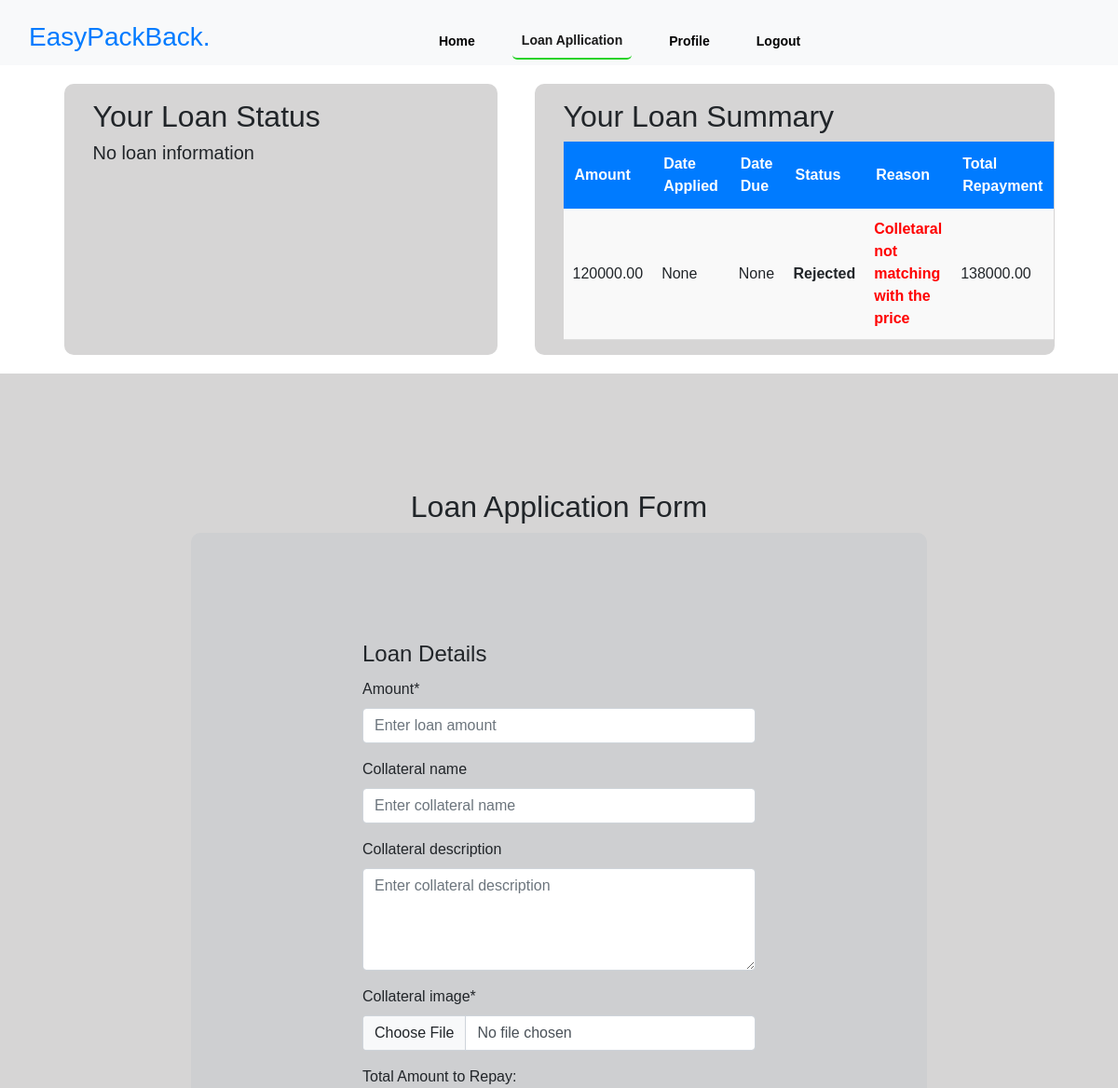
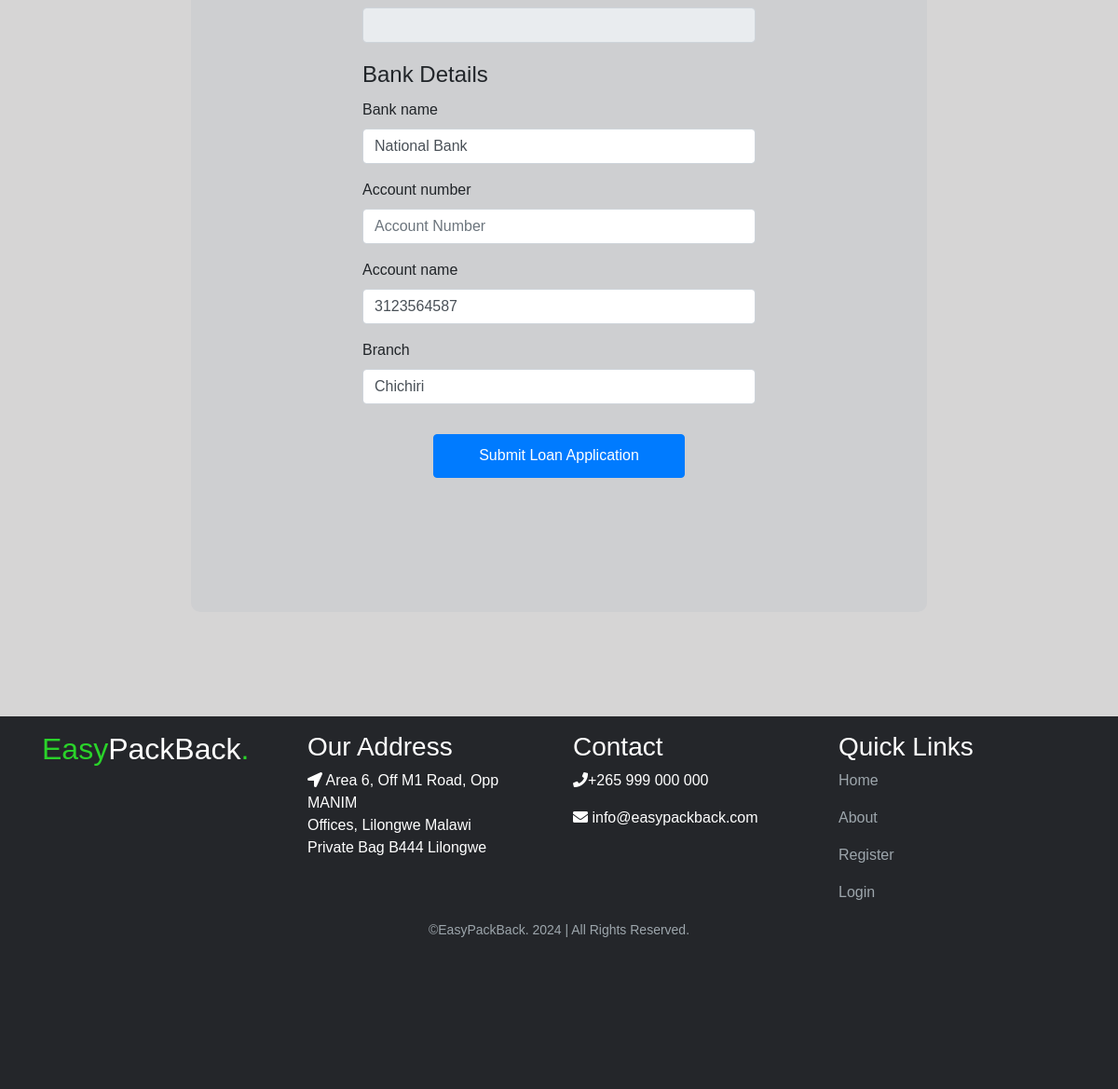
The page /loan/ (signed in) on the database its author committed (2 pictures, top to bottom).
### core/models.py (models this page shows, shortened)
class Loan(models.Model):
    STATUS_CHOICES = (
        ('Pending', 'Pending'),
        ('Approved', 'Approved'),
        ('Rejected', 'Rejected'),
    )
    member = models.ForeignKey(Member, on_delete=models.SET_NULL, null=True)
    amount = models.DecimalField(max_digits=10, decimal_places=2)
    collateral_description = models.CharField(max_length=255, blank=True, null=True)
    collateral_name = models.CharField(max_length=255, blank=True, null=True)
    collateral_image = models.ImageField(upload_to='collateral_images/', default=None)
    date_issued = models.DateField(null=True, blank=True, help_text="Date the loan was issued")
    status = models.CharField(max_length=10, choices=STATUS_CHOICES, default='Pending')
    date_due = models.DateField(null=True, blank=True)
    interest_rate = models.DecimalField(max_digits=5, decimal_places=2, default=15)
    total_repayable = models.DecimalField(max_digits=10, decimal_places=2, null=True, blank=True)
    penalty_rate = models.DecimalField(max_digits=5, decimal_places=2, default=2.50)
    repaid = models.BooleanField(default=False)
    amount_paid = models.DecimalField(max_digits=10, decimal_places=2, default=Decimal('0.00'))  # Track repayments
    rejection_reason = models.CharField(max_length=255,null=True, blank=True)  # Add field for rejection reason
    REQUIRED_APPROVALS = 2  # Define the number of required approvals

class PersonalBankDetail(models.Model):
    member = models.OneToOneField(Member, on_delete=models.SET_NULL, null=True, related_name='bank_details')
    bank_name = models.CharField(max_length=100, blank=True, null=True)
    account_number = models.CharField(max_length=50, blank=True, null=True)
    account_name = models.CharField(max_length=100, blank=True, null=True)
    branch = models.CharField(max_length=100, blank=True, null=True)

### core/views.py (the view)
# urls.py: path('loan/', views.loans, name="loans"),
@login_required
def loans(request):
    user = request.user
    total_pending_loans = Loan.objects.filter(status='Pending').count()
    outstanding_loans = Loan.objects.filter(
        member=user, repaid=False
    ).exclude(status__in=['Rejected', 'Paid']).first()
    rejected_loan = Loan.objects.filter(member=user, status='Rejected').first()
    pending_loan = Loan.objects.filter(member=user, status='Pending').first()
    outstanding_amount = Decimal('0.00')
    interest_amount = Decimal('0.00')
    due_date = None
    status = None
    approved_amount = Decimal('0.00')
    if outstanding_loans:
        outstanding_amount = outstanding_loans.total_repayable - outstanding_loans.amount_paid
        interest_amount = outstanding_loans.total_repayable - outstanding_loans.amount  # Interest part
        due_date = outstanding_loans.date_due
        status = outstanding_loans.status
        approved_amount = outstanding_loans.amount
    user_loans = Loan.objects.filter(member=user).order_by('-date_issued')
    try:
        personal_details = PersonalBankDetail.objects.get(member=user)
    except PersonalBankDetail.DoesNotExist:
        personal_details = None
    show_loan_form = not outstanding_loans and not pending_loan
    if request.method == 'POST' and show_loan_form:
        loan_form = LoanApplicationForm(request.POST, request.FILES)
        bank_details_form = PersonalBankDetailForm(request.POST, instance=personal_details)
        if loan_form.is_valid() and bank_details_form.is_valid():
            bank_details = bank_details_form.save(commit=False)
            bank_details.member = user
            bank_details.save()
            loan_application = loan_form.save(commit=False)
            loan_application.member = user
            loan_application.bank_details = bank_details
            loan_amount = Decimal(str(loan_application.amount))
            interest_rate = Decimal(loan_application.interest_rate) / 100
            loan_application.total_repayment = loan_amount + (loan_amount * interest_rate)
            loan_application.save()
            messages.success(request, 'Loan application submitted successfully.')
            return redirect('home')  # Redirect to a suitable page after submission
    else:
        loan_form = LoanApplicationForm()
        bank_details_form = PersonalBankDetailForm(instance=personal_details)
    context = {
        'loan_form': loan_form,
        'bank_details_form': bank_details_form,
        'personal_details': personal_details,
        'user_loans': user_loans,
        'outstanding_loans': outstanding_loans is not None,
        'outstanding_amount': outstanding_amount,
        'interest_amount': interest_amount,
        'due_date': due_date,
        'status': status,
        'approved_amount': approved_amount,
        'rejected_loan': rejected_loan is not None,
        'pending_loan': pending_loan is not None,
        'total_pending_loans': total_pending_loans,
        'show_loan_form': show_loan_form,
    }
    return render(request, 'loan.html', context)

### core/forms.py
class LoanApplicationForm(forms.ModelForm):
    class Meta:
        model = Loan
        fields = ['amount', 'collateral_name', 'collateral_description', 'collateral_image']  # Include the new fields
        widgets = {
            'amount': forms.NumberInput(attrs={'placeholder': 'Enter loan amount'}),
            'collateral_name': forms.TextInput(attrs={'placeholder': 'Enter collateral name'}),
            'collateral_description': forms.Textarea(attrs={'placeholder': 'Enter collateral description', 'rows': 4}),
        }

class PersonalBankDetailForm(forms.ModelForm):
    class Meta:
        model = PersonalBankDetail
        fields = ['bank_name', 'account_number', 'account_name', 'branch']
        widgets = {
            'account_number': forms.NumberInput(attrs={'placeholder': 'Account Number'}),
            'account_name': forms.TextInput(attrs={'placeholder': 'Enter account name'}),
            'branch': forms.TextInput(attrs={'placeholder': 'Enter bank branch'}),
            'bank_name': forms.TextInput(attrs={'placeholder': 'Enter bank name'}),
        }

### core/templates/loan.html (shortened to what this page needs)
{% load static %}
{% load crispy_forms_tags %}
<!DOCTYPE html>
<html lang="en">
<head>
    <link href="https://cdn.jsdelivr.net/npm/bootstrap@5.3.3/dist/css/bootstrap.min.css" rel="stylesheet">
    <link rel="stylesheet" href="https://stackpath.bootstrapcdn.com/bootstrap/4.3.1/css/bootstrap.min.css">
    <link rel="stylesheet" href="https://unpkg.com/bootstrap@5.3.2/dist/css/bootstrap.min.css" />
    <link rel="stylesheet" href="https://unpkg.com/bs-brain@2.0.3/components/facts/fact-5/assets/css/fact-5.css" />
    <link rel="stylesheet" href="https://maxcdn.bootstrapcdn.com/bootstrap/4.1.3/css/bootstrap.min.css">
    <link href="https://maxcdn.bootstrapcdn.com/font-awesome/4.7.0/css/font-awesome.min.css" rel="stylesheet" >
    <link href="{% static 'css/bootstrap.css' %}" rel="stylesheet">
    <link href="{% static 'css/fontawesome-all.css' %}" rel="stylesheet">
	<link href="{% static 'css/style.css' %}" rel="stylesheet">
</head>
<body>
  <nav class="navbar navbar-expand-lg navbar-light sticky-top bg-gray bg-body-tertiary">
    <div class="container">
      <h3 class="title text-primary">EasyPackBack.</h3>
      <div class="collapse navbar-collapse" id="navbarSupportedContent">
        <ul class="navbar-nav">
            <li class="nav-item ">
              <a class="nav-link" aria-current="page" href="{% url 'home' %}"> Home</a>
            </li>
            <li class="nav-item ">
              <a class="nav-link active" aria-current="page" href="{% url 'loans' %}">Loan Apllication</a>
            </li>
            <li class="nav-item ">
              <a class="nav-link" aria-current="page" href="{% url 'user_details' user.id  %}">Profile</a>
            </li>
            <li class="nav-item ">
              <a class="nav-link" aria-current="page" href="{% url 'logout' %}"> Logout</a>
            </li>
          </ul>
        </div>
      </div>
    </nav>
    <div class="site-section">
      <div class="container">
        <div class="row justify-content-center align-items-center ">
          <div class="row justify-content-center ">
            <div class="col-lg-5 cml-status">
              <div class="text-box" style="padding: 1rem;">
                <h2 class="mb-30">Your Loan Status</h2>
                {% if outstanding_loans %}
                <h5> Loan Status:<span style="color: green;"> {{ status }}</span></h5>
                  <h5 >Amount Applied:<span style="color: green;"> MK {{ approved_amount}}</span></h5>
                  <h5 style="color: black;">Interest: MK {{ interest_amount}}</h5>
                  <h5 style="color: orangered;">Due Amount: MK {{ outstanding_amount}}</h5>
                  <h5 style="color: red;">Due Date: {{ due_date }}</h5>
                  {% else %}
                    <h5>No loan information</h5>
                  {% endif %}
              </div>
        </div>
            <div class="col-lg-6">
              <div class="text-box" style="padding: 1rem; margin-right: 10px;">
                <h2>Your Loan Summary</h2>
                  <div class="loan-summary-container">
                      <table class="loan-summary-table">
                          <thead>
                              <tr>
                                  <th>Amount</th>
                                  <th>Date Applied</th>
                                  <th>Date Due</th>
                                  <th>Status</th>
                                  <th>Reason</th>
                                  <th>Total Repayment</th>
                              </tr>
                          </thead>
                          <tbody>
                              {% for loan in user_loans %}
                              <tr>
                                  <td>{{ loan.amount }}</td>
                                  <td>{{ loan.date_issued }}</td>
                                  <td>{{ loan.date_due }}</td>
                                  <td>{{ loan.status }}</td>
                                  <td style="color: red;">{{ loan.rejection_reason }}</td>
                                  <td>{{ loan.total_repayable }}</td>
                              </tr>
                              {% endfor %}
                          </tbody>
                      </table>
                  </div>
              </div>
          </div>
          </div>
        </div>
      </div>
    </div>
    <div class="form-1 clm bg-gray">
    <div class="container">
      <div class="row align-items-center justify-content-center">
        {%  if show_loan_form  %}
          <div class="col-lg-9" >
              <h2 style="text-align: center;">Loan Application Form</h2>
              <form method="POST" enctype="multipart/form-data" id="">
                <div class="form-row justify-content-center">
                <div class="form-group col-md-9">
                    <legend>Loan Details</legend>
                    {{ loan_form|crispy }}
                    <label for="id_total_repayment">Total Amount to Repay:</label><br>
                    <input class="form-control" type="text" id="id_total_repayment" name="total_repayment" readonly>
                </div>
                  <div class="form-group col-md-9">
                    <legend>Bank Details</legend>
                  {{ bank_details_form|crispy }}
                </div>
                    <div class="form-group col-md-12" align="center">
                        <button type="submit" class="btn btn-primary mt-20 mb-3" style="padding: 0.657rem 3rem;">Submit Loan Application</button>
                    </div>
                </div>
            </form>
          </div>
          {% else %}
          <p style="text-align: center;">You have an outstanding loan. You cannot apply for a new loan until the existing one is repaid.</p>
          {% endif %}
      </div>
  </div>
</div>
    <div class="copyright footer bg-gray">
      <div class="container">
          <div class="row">
              <div class="col-lg-3">
                  <h2 style="color: #fff;"><span style="color: rgb(42, 211, 42);">Easy</span>PackBack<span style="color: rgb(42, 211, 42);">.</span></h2>
              </div>
              <div class="col-lg-3">
                  <h3 style="color: #fff;">Our Address</h3>
                  <p style="color: #fff;"><i class="fa fa-location-arrow" aria-hidden="true"></i> Area 6, Off M1 Road, Opp MANIM <br> Offices, Lilongwe Malawi <br>
                  Private Bag B444 Lilongwe</p>
              </div>
              <div class="col-lg-3">
                  <h3 style="color: #fff;">Contact</h3>
                  <p style="color: #fff;"><i class="fa fa-phone" aria-hidden="true"></i>+265 999 000 000</p>
                  <p style="color: #fff;"><i class="fa fa-envelope" aria-hidden="true"></i> info@easypackback.com</p>
              </div>
              <div class="col-lg-3">
                  <h3 style="color: #fff;">Quick Links</h3>
                  <p><a href="">Home</a></p>
                  <p><a href="">About</a></p>
                  <p><a href="">Register</a></p>
                  <p><a href="">Login</a></p>
              </div>
          </div>
      </div>
      <div class="container">
          <div class="row">
              <div class="col-lg-12">
                  <p class="p-small">&copy;EasyPackBack. 2024 | All Rights Reserved.</p>
              </div>
          </div>
      </div>
  </div>
</body>
</html>

### core/static/css/style.css (style rules this page uses)
body { width: 100%; height: 100%; font-family:"Archivo Narrow", sans-serif; }
.p-small { font-size: 0.875rem; line-height: 1.5rem; }
a { text-decoration: underline; }
.navbar { width: 100%; height: 70px; font-weight: 600; background-color: rgb(214, 213, 213); font-size: 0.875rem; line-height: 0.875rem; box-shadow: 0 1px 6px 0 rgba(0, 0, 0, 0.025); }
.navbar .navbar-nav { margin-top: 0.75rem; margin-bottom: 0.5rem; width: 90%; height: 70px; display: flex; justify-content: center; align-items: center; }
.navbar .nav-item .nav-link, .link { padding: 0.725rem 1.5rem; margin-left: 30px; color: #000; text-decoration: none; transition: all 0.2s ease; border-radius: 5px; }
.navbar .nav-item .nav-link.active , .active { border-bottom: 2px solid rgb(42, 211, 42); }
.col-lg-6 ,.col-lg-5 { margin: 20px; border-radius: 10px; }
.col-lg-6, .contr, .clm, .cml-status, .loan { background-color: rgb(214, 213, 213); }
.form-1 { padding-top: 7.75rem; padding-bottom: 7rem; }
form { width: 100%; background-color: #cecfd1; padding: 7rem; border-radius: 10px; }
.footer { height: 50vh; background-color: #686969; }
.footer a { text-decoration: none; }
.copyright { padding-top: 1rem; padding-bottom: 1rem; background-color: #24262a; }
.copyright .p-small { color: #9da6ac; text-align: center; }
.copyright a { color: #9da6ac; }
@media (min-width: 992px) { .navbar { padding-top: 1.65rem; background-color: transparent; box-shadow: none; transition: all 0.2s; } }
@media (min-width: 992px) { .navbar .navbar-nav { margin-top: 0; margin-bottom: 0; } }
@media (min-width: 992px) { .navbar .nav-item .nav-link { padding-right: 0.625rem; padding-left: 0.625rem; } }
@media (min-width: 992px) { .form-1 form { width: 790px; margin-right: auto; margin-left: auto; } }
@media (min-width: 1200px) { .navbar .container { max-width: 1330px; } }

### core/templates/loan.html (style rules this page uses)
.form-1 { padding-top: 7.75rem; padding-bottom: 7rem; }
.loan-summary-table { width: 100%; border-collapse: collapse; background-color: #f9f9f9; margin: 0; }
.loan-summary-table thead th { background-color: #007bff; color: #fff; padding: 12px; text-align: left; font-weight: bold; }
.loan-summary-table tbody td { padding: 10px; border-bottom: 1px solid #ddd; text-align: left; }
.loan-summary-table tbody tr td:nth-child(4) { font-weight: bold; }
.loan-summary-table tbody tr td:nth-child(5) { color: #28a745; font-weight: bold; }

### rows shown on the page
Loan: amount "120000.00", date_issued "None", date_due "None", status "Rejected", rejection_reason "Colletaral not matching with the price", total_repayable "138000.00"
PersonalBankDetail: bank_name "National Bank", account_name "3123564587", branch "Chichiri"
